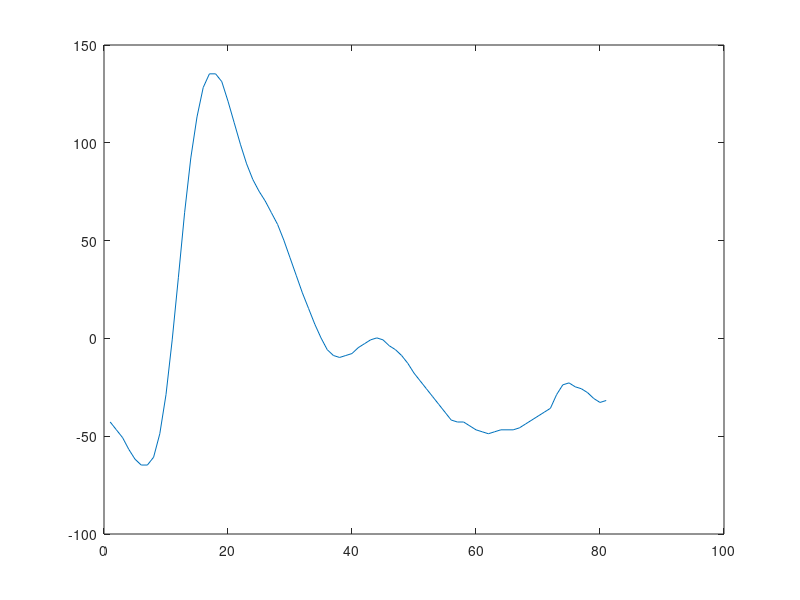
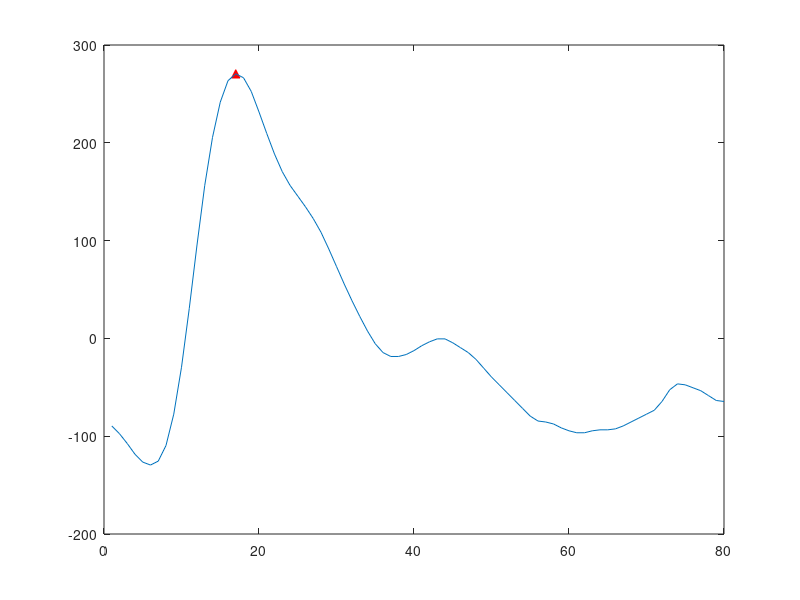

MATLAB code to generate these figures, in order:
clear, clc, close all;
t = 0: 0.01: 0.8;
%% Objetivos
% 1. Calcular en que tiempo inicia la sistole
% 2. Calcular Tmaxdpdt de la señal de presión (Punto máximo en la curva de la primera
% derivada)

%% Obtención y gráfica de la señal
% Recuperando el archivo como una matriz
datos_presion = dlmread('presion_periferica.txt');
% Ignorando o eliminando la primera columna
datos_presion(:, 1) = [];
% Eliminando el valor medioa
datos_presion = datos_presion - mean(datos_presion)
% Mostrando los datos de la presión periferica
plot(datos_presion);
hold on

%% Tiempo en el que inicia la sistole

%% Tmaxdpdt Punto máximo en la curva de la primera derivada

primera_derivada(1) = 0;
for i = 1:1: length(datos_presion) - 1
    primera_derivada(i) = datos_presion(i + 1) + datos_presion(i);
end
% Obtención de valor máximo

% Selección del rango umbral (Determinación del máximo)
umbral_minimo = 200;

% Inicializar variables
max_locales = []; % Almacenar valores de los máximos locales
posiciones = []; % Almacenar posiciones de los máximos locales

% Algoritmo para encontrar máximos locales
for i = 2:length(primera_derivada)-1
    % Comprobar si el elemento actual es mayor que sus vecinos y supera el umbral
    if primera_derivada(i) >= primera_derivada(i-1) && primera_derivada(i) >= primera_derivada(i+1) && primera_derivada(i) >= umbral_minimo
        max_locales = [max_locales, primera_derivada(i)]; % Guardar el valor del máximo
        posiciones = [posiciones, i]; % Guardar la posición del máximo
    end
end

% Mostrar resultados
disp(['Máximos locales encontrados (con umbral mínimo de ', num2str(umbral_minimo), '):']);
disp(length(max_locales));
disp('Máximo local y Posición de los máximos locales:');
disp([max_locales, posiciones]);

figure
plot(posiciones, max_locales, 'r^', 'MarkerFaceColor', 'r'); % Máximos locales en rojo
hold on
plot(primera_derivada);
hold off






